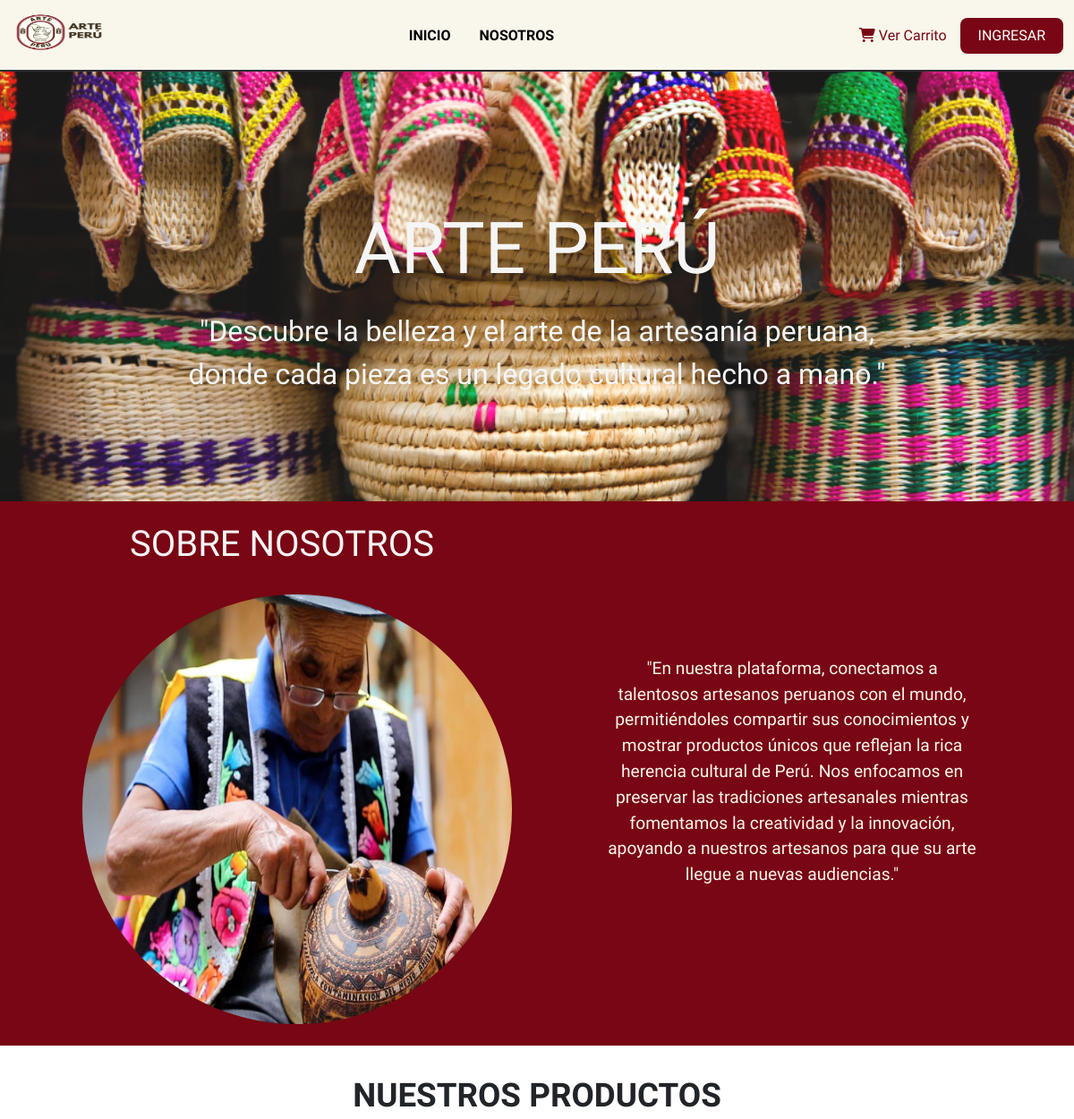
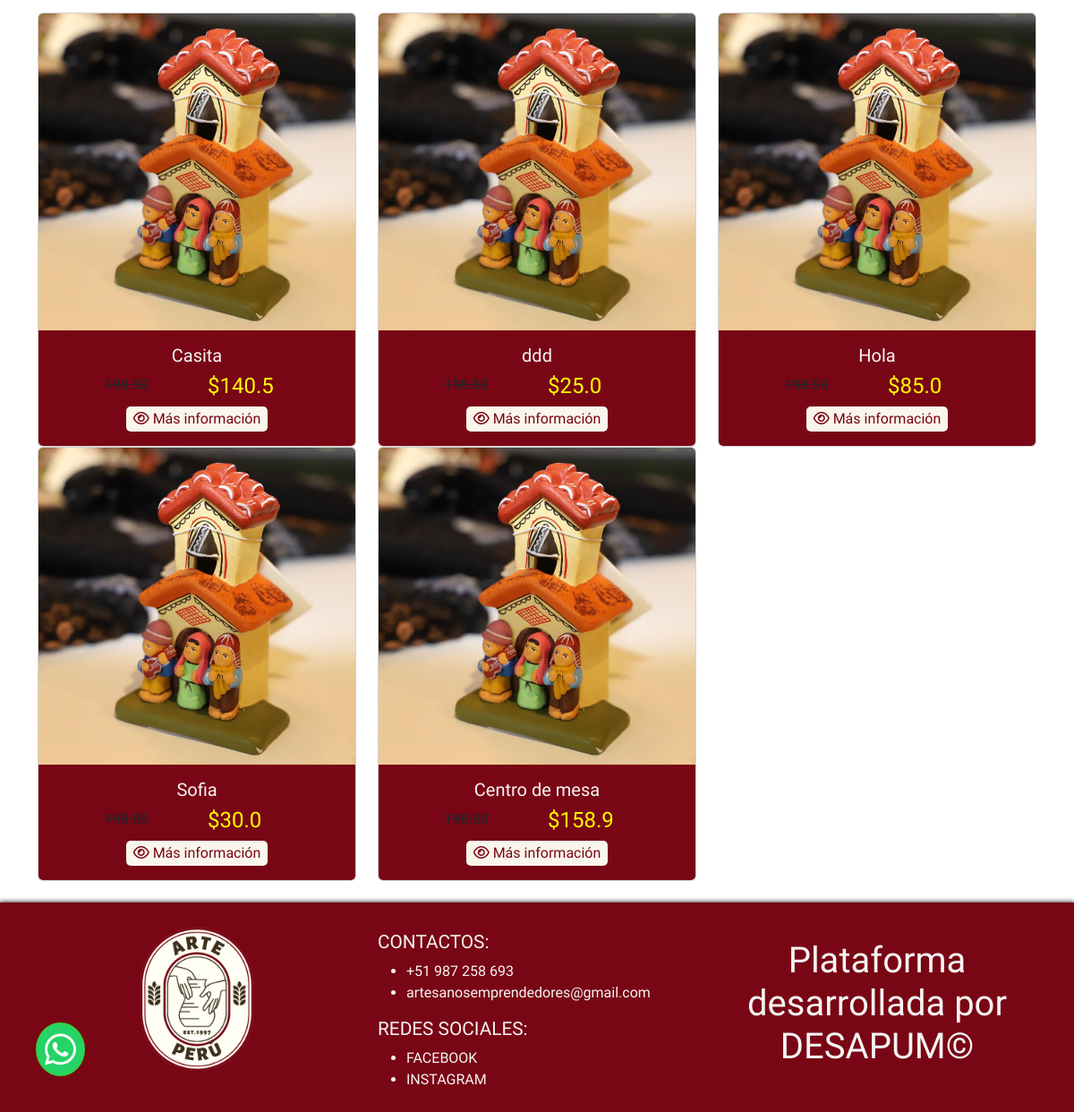
The page / on the database its author committed (2 pictures, top to bottom).
### tables this page shows
CREATE TABLE products (
            id INTEGER PRIMARY KEY AUTOINCREMENT,
            name TEXT NOT NULL,
            description TEXT NOT NULL,
            price REAL NOT NULL,
            image TEXT
        );

### app.py (the view)
@app.route('/')
def user_home():
    products = get_all_products()
    return render_template('user/home.html', products=products)

### database.py (called while the page is built)
def get_db_connection():
    conn = sqlite3.connect('ecommerce.db')  # Crea/abre la base de datos
    conn.row_factory = sqlite3.Row         # Permite acceso a los datos como diccionarios
    return conn

def get_all_products():
    conn = get_db_connection()
    products = conn.execute('SELECT * FROM products').fetchall()
    conn.close()
    return products

### templates/user/home.html (shortened to what this page needs)
<!DOCTYPE html>
<html lang="en">
<head>
    <link href="https://cdn.jsdelivr.net/npm/bootstrap@5.3.3/dist/css/bootstrap.min.css" rel="stylesheet"
>
    <link rel="stylesheet" href="/static/css/home.css">
</head>
<body>
    <nav class="navbar navbar-expand-lg fixed-top" style="z-index: 1000000;">
        <div class="container-fluid">
            <img class="logo_menu" src="/static/images/logo1.png" alt="">
            <div class="offcanvas offcanvas-end" tabindex="-1" id="offcanvasNavbar"
                aria-labelledby="offcanvasNavbarLabel">
                <div class="offcanvas-body">
                    <ul class="navbar-nav justify-content-center flex-grow-1 pe-3">
                        <li class="nav-item">
                            <a class="nav-link mx-lg-2" aria-current="page" href="home.html">INICIO</a>
                        </li>
                        <li class="nav-item">
                            <a class="nav-link mx-lg-2" href="#seccion_nosotros">NOSOTROS</a>
                        </li>
                    </ul>
                </div>
            </div>
            <a class="btn_vercarrito" href="/cart"><i class="fa-solid fa-cart-shopping"></i> Ver Carrito</a>
            <a href="Login.html" class="login_button">INGRESAR</a>
        </div>
    </nav>
    <a href="#" target="_blank"><i class="fa-brands fa-whatsapp  icono-whatsapp" style="color: #fff;"></i></a>
    <div class="banner-container"><br><br><br>
        <h1 class="banner-title">ARTE PERÚ</h1>
        <p class="banner-title-p">"Descubre la belleza y el arte de la artesanía peruana, <br>
            donde cada pieza es un legado cultural hecho a mano."</p>
    </div>
    <div class="seccion_nosotros" id="seccion_nosotros">
        <article class="container">
            <section class="row">
                <section class="col-xs-12 col-sm-12 col-md-6 nosotros"><br>
                    <h1>SOBRE NOSOTROS</h1><br>
                    <img src="/static/images/artesano.jpg" alt="..." class="img-fluid img-cuerpo">
                </section>
                <section class="col-xs-12 col-sm-12 col-md-6 nosotros_contenido"><br><br><br><br><br><br>
                    <p>"En nuestra plataforma, conectamos a <br>
                        talentosos artesanos peruanos con el mundo, <br>
                        permitiéndoles compartir sus conocimientos y <br>
                        mostrar productos únicos que reflejan la rica <br>
                        herencia cultural de Perú. Nos enfocamos en <br>
                        preservar las tradiciones artesanales mientras <br>
                        fomentamos la creatividad y la innovación, <br>
                        apoyando a nuestros artesanos para que su arte <br>
                        llegue a nuevas audiencias."</p>
                </section>
            </section>
        </article><br>
    </div>
    <article class="container"><br>
        <h1 class="title_products">NUESTROS PRODUCTOS</h1>
        <section class="row">
            {% for product in products %}
            <section class="col--xs-12 col-sm-12 col-md-4">
                <div class="card">
                    <img src="images/casita.avif" class="card-img-top" alt="...">
                    <div class="card-body">
                        <h5 class="card-title">{{ product.name }}</h5>
                        <div class="row justify-content-center contenido">
                            <div class="col-4 ">
                                <del>198.50</del>
                            </div>
                            <div class="col-4 ">
                                <h1>${{ product.price }}</h1>
                            </div>
                            <center>
                                <button type="button" class="btn_ver" data-bs-toggle="modal"
                                    data-bs-target="#modal{{ product.id }}">
                                    <i class="fa-regular fa-eye"></i> Más información
                                </button>
                            </center>
                        </div>
                    </div>
                </div>
            </section><br>
            {% endfor %}
        </section>
    </article><br>
    <footer>
        <article class="container">
            <section class="row">
                <section class="col-xs-12 col-sm-12 col-md-4 logo_footer">
                    <img src="/static/images/logo2.png" alt="...">
                </section>
                <section class="col-xs-12 col-sm-12 col-md-4 contactos_footer"><br>
                    <h1>CONTACTOS:</h1>
                    <ul>
                        <li>+51 987 258 693</li>
                        <li>artesanosemprendedores@gmail.com</li>
                    </ul>
                    <h1>REDES SOCIALES:</h1>
                    <ul>
                        <li>FACEBOOK</li>
                        <li>INSTAGRAM</li>
                    </ul>
                </section>
                <section class="col-xs-12 col-sm-12 col-md-4 nosotros_footer"><br>
                    <h1>Plataforma desarrollada por <br>DESAPUM©</h1>
                </section>
            </section>
        </article>
    </footer>
</body>
</html>

### static/css/home.css (style rules this page uses)
:root { --color-white: #F5F5F5; --color-gris: #2E2D33; --color-vino: #790614; --color-input: #000000c0; --color-barra-menu: #F9F6EC; --color-letras-menu: #000000; }
* { padding: 0; margin: 0; box-sizing: border-box; }
.icono-whatsapp { position: fixed; bottom: 1em; left: 1em; font-size: 2.5em; z-index: 1000; background-color: #25d366; padding: 0.2em; border-radius: 100%; border: #31d344 solid 2px; box-shadow: 3px 3px 2px var(--sombras); }
.navbar { background-color: var(--color-barra-menu); height: 80px; z-index: 10000000; }
.logo_menu { height: 70px; width: 120px; }
.login_button { background-color: #790614; color: white; font-size: 1em; padding: 8px 20px; border-radius: .5em; text-decoration: none; transition: 0.3s background-color; font-family: "Inder", sans-serif; font-weight: 400; font-style: normal; }
.nav-link { color: var(--color-letras-menu); font-family: "Inder", sans-serif; font-weight: 800; font-style: normal; }
@media (min-width:991px) { .nav-link::before { content: ""; position: absolute; bottom: 0; left: 50%; transform: translateX(-50%); width: 0; height: 2px; background-color: var(--color-gris); visibility: hidden; transition: 0.3s ease-in-out; z-index: 100000; } }
@media (min-width:991px) { .nav-link::before, .nav-link.active::before { width: 100%; visibility: visible; } }
.banner-container { position: relative; width: 100%; height: 500px; background: url('../images/artesanias.jpg') no-repeat center center/cover; display: flex; justify-content: center; align-items: center; flex-direction: column; text-align: center; margin-top: 60px; opacity: 0.9; }
.banner-title { font-size: 5rem; color: var(--color-white); margin-bottom: 20px; font-family: "Inder", sans-serif; font-weight: 400; font-style: normal; }
.banner-title-p { font-size: 2rem; color: var(--color-white); margin-bottom: 20px; font-family: "Inder", sans-serif; font-weight: 400; font-style: normal; }
.seccion_nosotros { background-color: var(--color-vino); }
.nosotros h1 { color: var(--color-white); text-align: center; font-family: "Inder", sans-serif; font-weight: 400; font-style: normal; }
.nosotros img { border-radius: 50%; height: 480px; width: 480px; margin-left: 50px; }
.nosotros_contenido { color:var(--color-barra-menu); text-align: center; font-family: "Inder", sans-serif; font-weight: 400; font-style: normal; font-size: 1.2rem; }
.card-title { text-align: center; color: var(--color-white); font-family: "Inder", sans-serif; font-weight: 400; font-style: normal; }
.card-body { background-color: var(--color-vino); border-radius: 0px 0px 5px 5px; }
.card-body h5 { color: var(--color-white); }
.card { transition: all 400ms ease; }
.contenido del { font-family: "Inder", sans-serif; font-weight: 400; font-style: normal; font-size: 1rem; }
.contenido h1 { font-family: "Inder", sans-serif; font-weight: 400; font-style: normal; font-size: 1.5rem; color: yellow; }
footer { text-align: center; align-items: center; padding: .5em; background-color: var(--color-vino); border-top: 3px solid var(--color-red); box-shadow: 0px 0px 5px 1px rgba(0,0,0,0.75); }
.logo_footer { border-right: 2px solid var(--color-red); }
.logo_footer img { width: 200px; height: 200px; text-align:center ; }
.contactos_footer h1 { color: var(--color-white); font-family: "Inder", sans-serif; font-weight: 400; font-style: normal; font-size: 1.3rem; text-align: start; }
.contactos_footer ul { color: var(--color-white); font-family: "Inder", sans-serif; font-weight: 400; font-style: normal; font-size: 1rem; text-align: start; }
.nosotros_footer { color: var(--color-white); font-family: "Inder", sans-serif; font-weight: 400; font-style: normal; font-size: 1.4rem; text-align: center; }
.btn_vercarrito { text-decoration: none; font-family: "Inder", sans-serif; font-weight: 400; font-style: normal; color: var(--color-vino); margin-right: 15px; }
.title_products { font-family: "Inder", sans-serif; font-weight: 400; font-style: normal; font-weight: bold; font-size: 2.3em; text-align: center; padding: 10px; }
.btn_ver { font-family: "Inder", sans-serif; font-weight: 400; font-style: normal; background-color: var(--color-barra-menu); color: var(--color-vino); padding: 2px 8px 2px 8px; border-radius: 5px; border-style: none; }

### rows shown on the page
products: name "Casita", price "140.5"
products: name "ddd", price "25.0"
products: name "Hola", price "85.0"
products: name "Sofia", price "30.0"
products: name "Centro de mesa", price "158.9"
